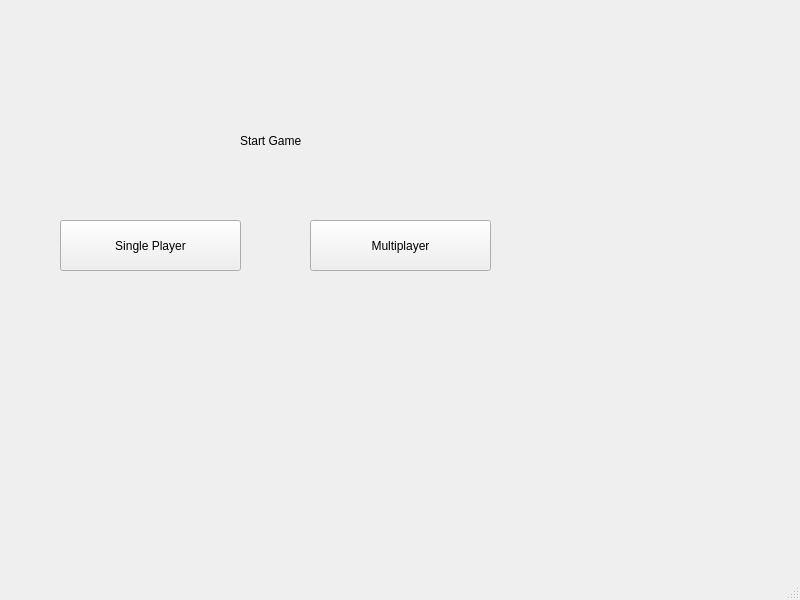
<?xml version="1.0" encoding="UTF-8"?>
<ui version="4.0">
 <class>MainWindow</class>
 <widget class="QMainWindow" name="MainWindow">
  <property name="geometry">
   <rect>
    <x>0</x>
    <y>0</y>
    <width>800</width>
    <height>600</height>
   </rect>
  </property>
  <property name="windowTitle">
   <string>MainWindow</string>
  </property>
  <widget class="QWidget" name="centralwidget">
   <widget class="QPushButton" name="pushButtonSinglePlayer">
    <property name="geometry">
     <rect>
      <x>60</x>
      <y>220</y>
      <width>181</width>
      <height>51</height>
     </rect>
    </property>
    <property name="text">
     <string>Single Player</string>
    </property>
   </widget>
   <widget class="QPushButton" name="pushButtonMultiplayer">
    <property name="geometry">
     <rect>
      <x>310</x>
      <y>220</y>
      <width>181</width>
      <height>51</height>
     </rect>
    </property>
    <property name="text">
     <string>Multiplayer</string>
    </property>
   </widget>
   <widget class="QLabel" name="label">
    <property name="geometry">
     <rect>
      <x>240</x>
      <y>130</y>
      <width>91</width>
      <height>21</height>
     </rect>
    </property>
    <property name="text">
     <string>Start Game</string>
    </property>
   </widget>
  </widget>
  <widget class="QMenuBar" name="menubar">
   <property name="geometry">
    <rect>
     <x>0</x>
     <y>0</y>
     <width>800</width>
     <height>19</height>
    </rect>
   </property>
  </widget>
  <widget class="QStatusBar" name="statusbar"/>
 </widget>
 <resources/>
 <connections/>
</ui>
